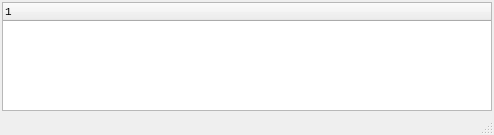
<?xml version="1.0" encoding="UTF-8"?>
<ui version="4.0">
 <class>NavTableWindow</class>
 <widget class="QMainWindow" name="NavTableWindow">
  <property name="geometry">
   <rect>
    <x>0</x>
    <y>0</y>
    <width>494</width>
    <height>135</height>
   </rect>
  </property>
  <property name="windowTitle">
   <string>Table</string>
  </property>
  <widget class="QWidget" name="centralwidget">
   <layout class="QVBoxLayout" name="verticalLayout">
    <property name="margin">
     <number>2</number>
    </property>
    <item>
     <widget class="QTreeWidget" name="treeWidget">
      <property name="font">
       <font>
        <family>Monospace</family>
        <pointsize>8</pointsize>
       </font>
      </property>
      <column>
       <property name="text">
        <string notr="true">1</string>
       </property>
      </column>
     </widget>
    </item>
   </layout>
  </widget>
  <widget class="QMenuBar" name="menubar">
   <property name="geometry">
    <rect>
     <x>0</x>
     <y>0</y>
     <width>494</width>
     <height>25</height>
    </rect>
   </property>
  </widget>
  <widget class="QStatusBar" name="statusbar"/>
 </widget>
 <resources/>
 <connections/>
</ui>
